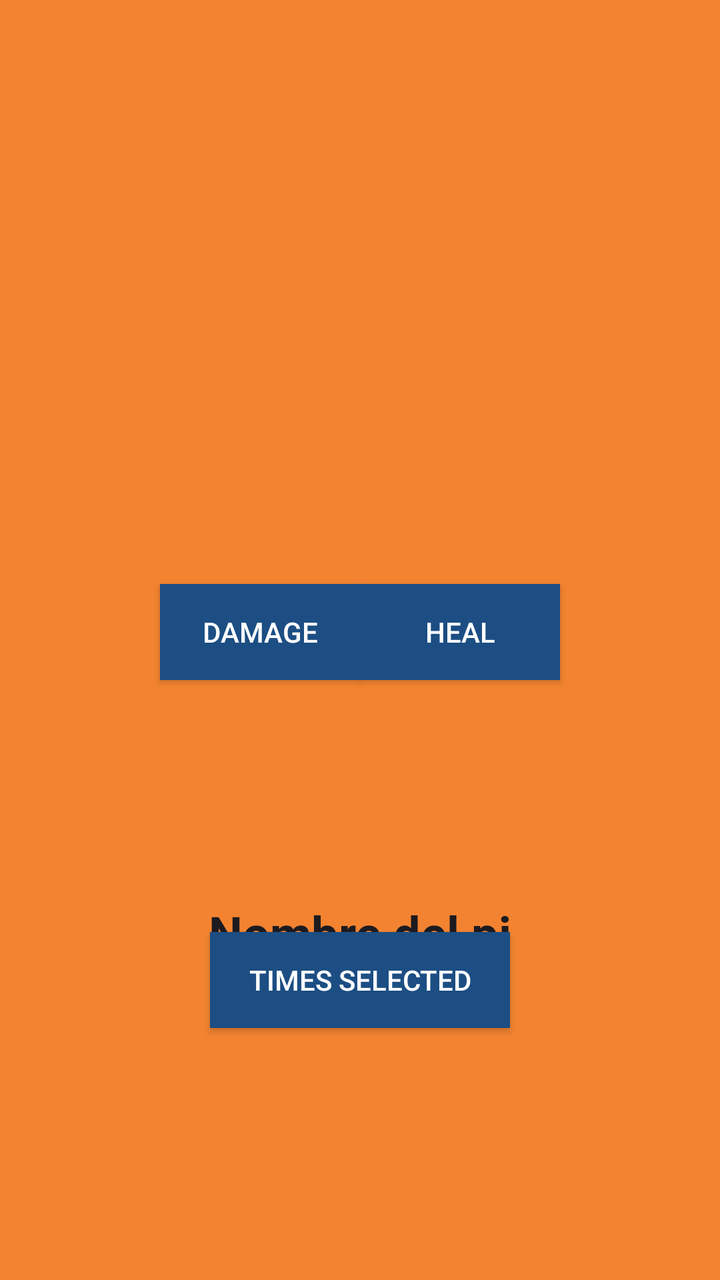
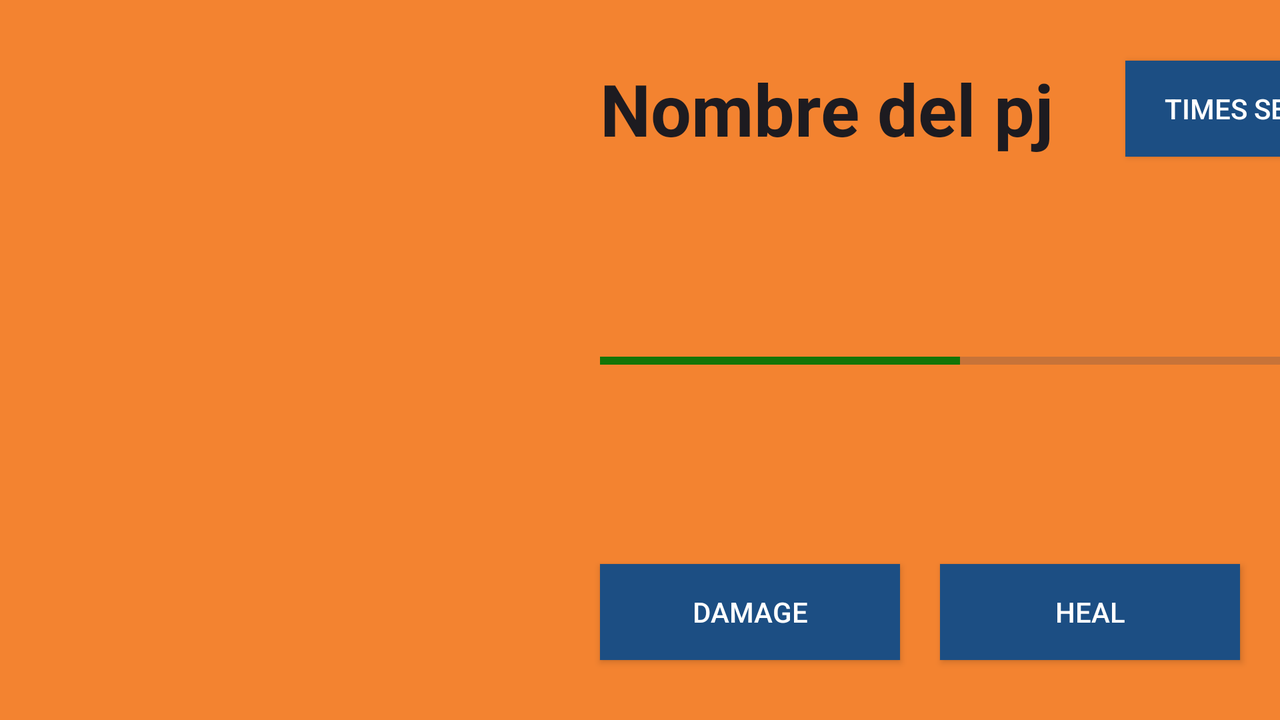

Compare how this app lays out the same screen by default and in its alternative resource folder. The renders come first, then the two layout files and the values they reference.
<!-- AndroidManifest.xml: application theme Theme.DragonBall -->
<!-- res/layout/fragment_detail.xml -->
<?xml version="1.0" encoding="utf-8"?>
<androidx.constraintlayout.widget.ConstraintLayout xmlns:android="http://schemas.android.com/apk/res/android"
    xmlns:app="http://schemas.android.com/apk/res-auto"
    xmlns:tools="http://schemas.android.com/tools"
    android:layout_width="match_parent"
    android:layout_height="match_parent"
    android:background="@color/orange">

    <ImageView
        android:id="@+id/ivPhoto"
        android:layout_width="300dp"
        android:layout_height="200dp"
        android:layout_marginTop="200dp"
        app:layout_constraintEnd_toEndOf="parent"
        app:layout_constraintStart_toStartOf="parent"
        app:layout_constraintTop_toTopOf="parent"
        tools:srcCompat="@tools:sample/avatars" />

    <TextView
        android:id="@+id/tvName"
        android:layout_width="wrap_content"
        android:layout_height="wrap_content"
        android:layout_marginTop="50dp"
        android:text="Nombre del pj"
        android:textAppearance="@style/TextAppearance.AppCompat.Large"
        android:textSize="24sp"
        android:textStyle="bold"
        app:layout_constraintEnd_toEndOf="parent"
        app:layout_constraintStart_toStartOf="parent"
        app:layout_constraintTop_toBottomOf="@+id/ivPhoto" />

    <ProgressBar
        android:id="@+id/pbLife"
        style="@style/Widget.AppCompat.ProgressBar.Horizontal"
        android:layout_width="match_parent"
        android:layout_height="wrap_content"
        android:progressTint="@color/green"
        app:layout_constraintBottom_toTopOf="@+id/bDamage"
        app:layout_constraintTop_toBottomOf="@+id/tvName"
        tools:layout_editor_absoluteX="-16dp"
        tools:progress="50"
        android:layout_marginHorizontal="50dp"/>

    <androidx.appcompat.widget.AppCompatButton
        android:id="@+id/bDamage"
        android:layout_width="100dp"
        android:layout_height="wrap_content"
        android:layout_marginStart="80dp"
        android:layout_marginBottom="300dp"
        android:background="@color/blue"
        android:text="@string/damage"
        android:textColor="@color/white"
        app:layout_constraintBottom_toBottomOf="parent"
        app:layout_constraintStart_toStartOf="parent" />

    <androidx.appcompat.widget.AppCompatButton
        android:id="@+id/bHeal"
        android:layout_width="100dp"
        android:layout_height="wrap_content"
        android:layout_marginBottom="300dp"
        android:background="@color/blue"
        android:text="@string/heal"
        android:textColor="@color/white"
        app:layout_constraintBottom_toBottomOf="parent"
        app:layout_constraintEnd_toEndOf="parent"
        android:layout_marginEnd="80dp"
        app:layout_constraintStart_toEndOf="@+id/bDamage" />

    <androidx.appcompat.widget.AppCompatButton
        android:id="@+id/bTimesSelected"
        android:layout_width="150dp"
        android:layout_height="wrap_content"
        android:background="@color/blue"
        android:text="@string/times_selected"
        android:textColor="@color/white"
        app:layout_constraintBottom_toBottomOf="parent"
        app:layout_constraintEnd_toEndOf="parent"
        app:layout_constraintStart_toStartOf="parent"
        app:layout_constraintTop_toBottomOf="@+id/bDamage" />
</androidx.constraintlayout.widget.ConstraintLayout>
<!-- resources referenced by this layout -->
<resources>
  <color name="blue">#1C4E83</color>
  <color name="green">#137507</color>
  <color name="orange">#F38330</color>
  <color name="white">#FFFFFFFF</color>
  <string name="damage">Damage</string>
  <string name="heal">Heal</string>
  <string name="times_selected">Times selected</string>
  <style name="Theme.DragonBall" parent="Base.Theme.DragonBall" />
  <style name="Base.Theme.DragonBall" parent="Theme.Material3.DayNight.NoActionBar">
          
          
      </style>
</resources>
<!-- res/layout-land/fragment_detail.xml (the repository's variant of the layout above) -->
<!-- drawn on the phone turned sideways -->
<?xml version="1.0" encoding="utf-8"?>
<androidx.constraintlayout.widget.ConstraintLayout xmlns:android="http://schemas.android.com/apk/res/android"
    xmlns:app="http://schemas.android.com/apk/res-auto"
    xmlns:tools="http://schemas.android.com/tools"
    android:layout_width="match_parent"
    android:layout_height="match_parent"
    android:background="@color/orange">

    <ImageView
        android:id="@+id/ivPhoto"
        android:layout_width="200dp"
        android:layout_height="300dp"
        android:layout_marginStart="50dp"
        app:layout_constraintBottom_toBottomOf="parent"
        app:layout_constraintStart_toStartOf="parent"
        app:layout_constraintTop_toTopOf="parent"
        tools:srcCompat="@tools:sample/avatars" />

    <TextView
        android:id="@+id/tvName"
        android:layout_width="wrap_content"
        android:layout_height="wrap_content"
        android:text="Nombre del pj"
        android:textAppearance="@style/TextAppearance.AppCompat.Large"
        android:textSize="36sp"
        android:textStyle="bold"
        android:layout_marginStart="50dp"
        app:layout_constraintStart_toEndOf="@+id/ivPhoto"
        app:layout_constraintTop_toTopOf="@+id/ivPhoto" />

    <ProgressBar
        android:id="@+id/pbLife"
        style="@style/Widget.AppCompat.ProgressBar.Horizontal"
        android:layout_width="360dp"
        android:layout_height="50dp"
        android:progressTint="@color/green"
        app:layout_constraintBottom_toTopOf="@+id/bDamage"
        app:layout_constraintStart_toStartOf="@+id/tvName"
        app:layout_constraintTop_toBottomOf="@+id/tvName"
        tools:progress="50" />

    <androidx.appcompat.widget.AppCompatButton
        android:id="@+id/bDamage"
        android:layout_width="150dp"
        android:layout_height="wrap_content"
        android:background="@color/blue"
        android:text="@string/damage"
        android:layout_marginStart="50dp"
        android:textColor="@color/white"
        app:layout_constraintBottom_toBottomOf="@+id/ivPhoto"
        app:layout_constraintStart_toEndOf="@+id/ivPhoto" />

    <androidx.appcompat.widget.AppCompatButton
        android:id="@+id/bHeal"
        android:layout_width="150dp"
        android:layout_height="wrap_content"
        android:background="@color/blue"
        android:text="@string/heal"
        android:textColor="@color/white"
        app:layout_constraintBottom_toBottomOf="@+id/ivPhoto"
        app:layout_constraintEnd_toEndOf="parent"
        app:layout_constraintStart_toEndOf="@+id/bDamage" />

    <androidx.appcompat.widget.AppCompatButton
        android:id="@+id/bTimesSelected"
        android:layout_width="150dp"
        android:layout_height="wrap_content"
        android:layout_marginStart="36dp"
        android:background="@color/blue"
        android:text="@string/times_selected"
        android:textColor="@color/white"
        app:layout_constraintBottom_toBottomOf="@+id/tvName"
        app:layout_constraintStart_toEndOf="@+id/tvName" />
</androidx.constraintlayout.widget.ConstraintLayout>
